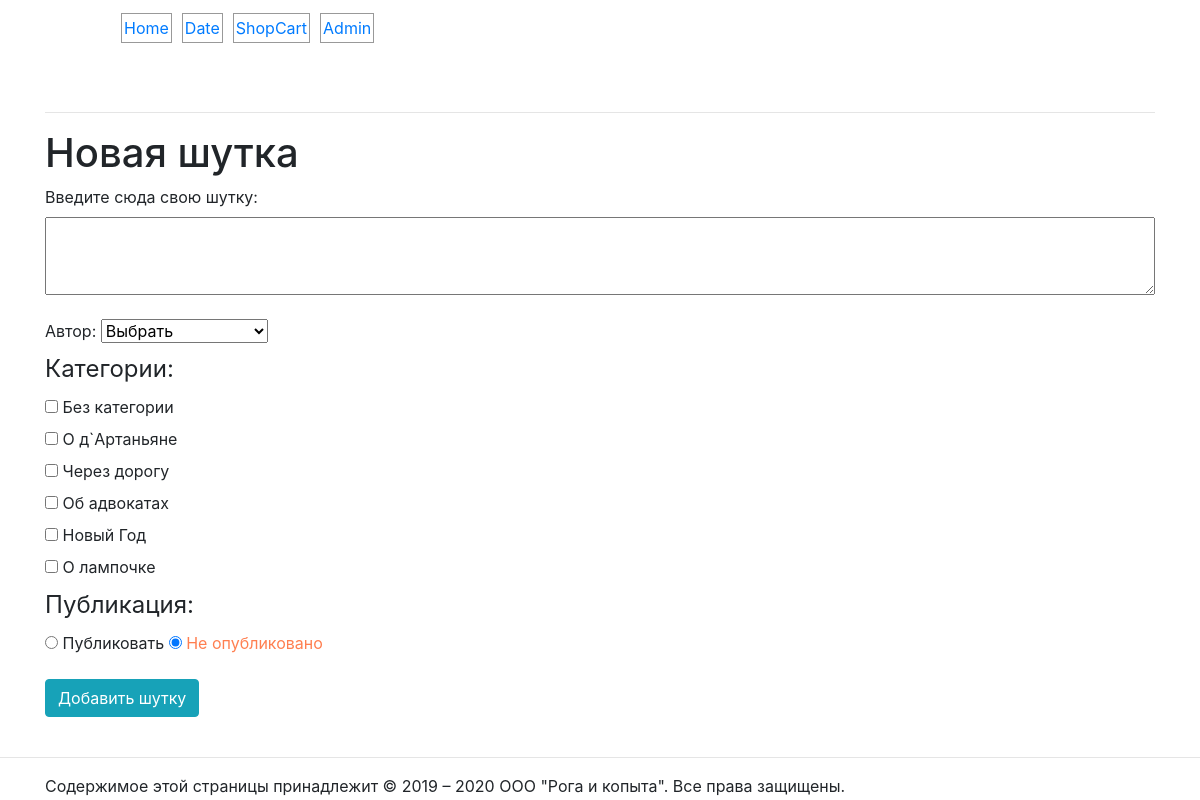
The app's page /admin/jokes/index.php?add (signed in) with its own data.
### tables this page shows
CREATE TABLE `category` (
  `id` int(11) NOT NULL,
  `category_name` varchar(255) DEFAULT NULL
);

### includes/helpers.inc.php (the view, shortened to what this page needs)
<?php
function html($text){
    return htmlspecialchars($text, ENT_QUOTES, 'UTF-8');
}
function htmlout($text){
    echo html($text);
}

### admin/jokes/form.html.php (shortened to what this page needs)
<?php include_once $_SERVER['DOCUMENT_ROOT'] . '/includes/helpers.inc.php';?>
<!DOCTYPE html>
<html lang="ru">
    <head>
        <?php
        include $_SERVER['DOCUMENT_ROOT'] . '/assets/head.html.php';
        ?>
    </head>
    <body>
        <main class="container">
            <div class="row">
                <div class="col-md-12">
                    <div class="main">
                        <?php include $_SERVER['DOCUMENT_ROOT'] . '/assets/nav.html.php';?>
                        <h1><?php htmlout($pageTitle); ?></h1>
                        <form action="?<?php htmlout($action); ?>" method="post">
                            <div>
                                <label for="text"><?php echo $label; ?></label>
                                <textarea name="text" id="text" cols="40" rows="3"><?php htmlout($text); ?></textarea>
                            </div>
                            <br>
                            <div>
                                <label for="name">Автор:</label>
                                <select name="author" id="author">
                                    <option value="">Выбрать</option>
                                </select>
                            </div>
                            <fieldset>
                                <legend>Категории:</legend>
                                <?php foreach ($categories as $category): ?>
                                    <div><label for="category<?php htmlout($category['id']); ?>">
                                            <input type="checkbox"
                                                   name="category[]"
                                                   id="category<?php htmlout($category['id']); ?>"
                                                   value="<?php htmlout($category['id']); ?>"
                                                <?php if($category['selected']) echo ' checked'; ?>>
                                        </label>
                                    </div>
                                <?php endforeach; ?>
                            </fieldset>
                            <fieldset>
                                <legend>Публикация:</legend>
                                    <div>
                                            <?php if($visibility == 'YES'):?>
                                                <input type="radio" name="visibility" value="YES" checked>
                                                <span class="success">Опубликовано</span>
                                                <input type="radio" name="visibility" value="NO"> В черновики
                                            <?php else:?>
                                                <input type="radio" name="visibility" value="YES" > Публиковать
                                                <input type="radio" name="visibility" value="NO" checked>
                                                <span class="error">Не опубликовано</span>
                                            <?php endif;?>
                                    </div>
                            </fieldset>
                            <br>
                            <div>
                                <input class="btn btn-info" type="submit" value="<?php htmlout($button); ?>">
                            </div>
                        </form>
                    </div>
                </div>
            </div>
        </main>
        <br><hr>
        <footer>
            <?php include $_SERVER['DOCUMENT_ROOT'] . '/assets/footer.html.php'; ?>
        </footer>
    </body>
</html>

### admin/jokes/form.html.php (style rules this page uses)
textarea { display: block; width: 100%; }
.error { color: coral; }

### records on screen
category: category_name "Без категории"
category: category_name "О д`Артаньяне"
category: category_name "Через дорогу"
category: category_name "Об адвокатах"
category: category_name "Новый Год"
category: category_name "О лампочке"

### other values on screen
html($text) "Новая шутка"
$label "Введите сюда свою шутку:"
